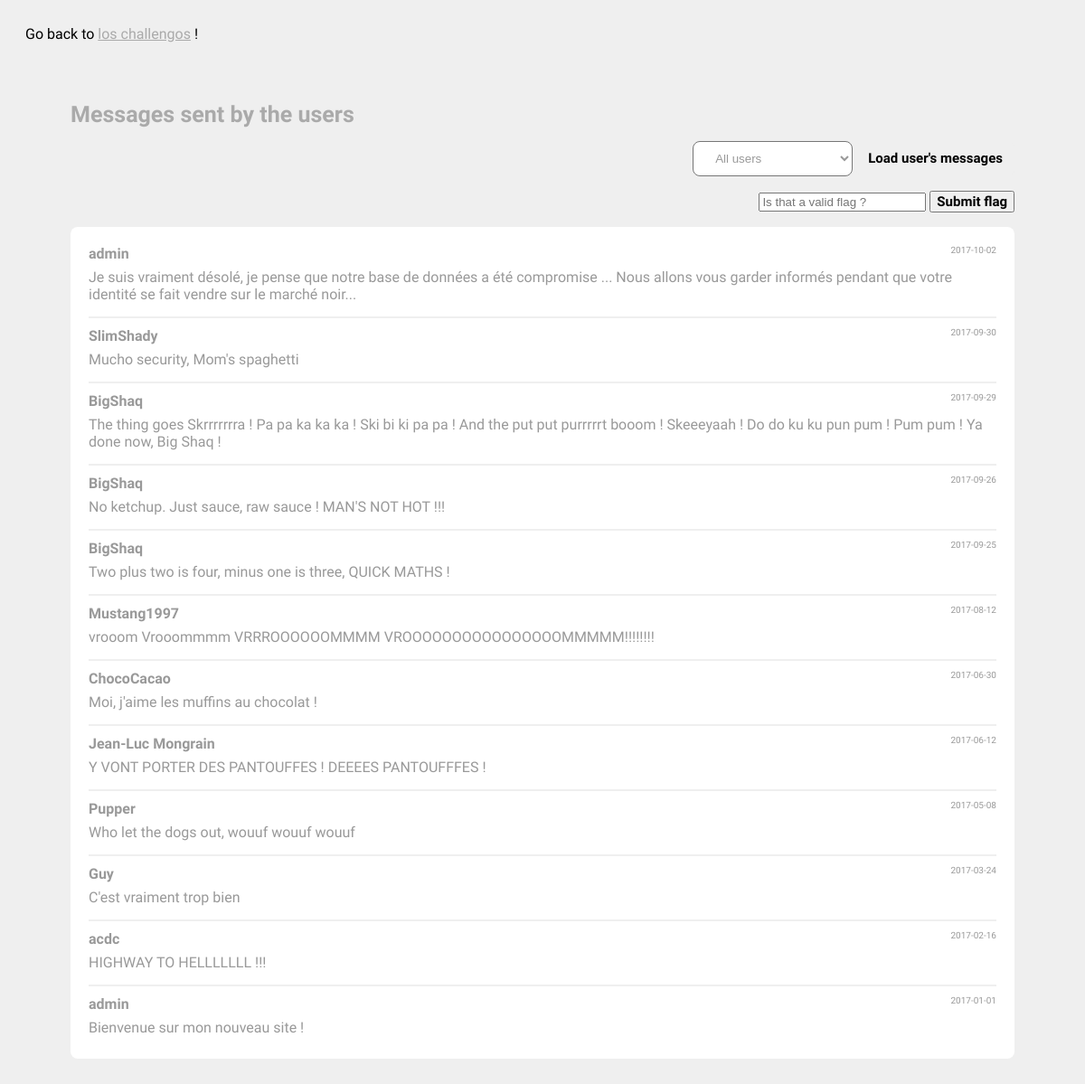
/challenges/chal09.php, run on the app's committed database.
### tables this page shows
CREATE TABLE msg (
	text TEXT,
	author varchar(30),
	date DATE
);

### challenges/chal09.php (the view, shortened to what this page needs)
<?php
$dbms = 'mysql';
$host = 'localhost';
$dbName = 'chal09DB';
$username = 'chal09';
$password = 'chal09';
try {
	$db = new PDO("$dbms:host=$host;dbname=$dbName;charset=utf8", $username, $password);
} catch (PDOException $e) {
	echo "Connection failed : " . $e->getMessage();
}
$author = $_GET['author'];
$pattern = '/(9|into|outfile)/i';
if(preg_match($pattern, $author)){
	$errorMsg = "You has no rights to use these !";
} else {
	$msgSet = $db->query("SELECT * FROM msg WHERE author LIKE '%" . $author  . "%' ORDER BY date DESC;");
	if (!$msgSet) {
		$errorMsg = "Why would you show backend errors ?!";
	} else {
		$msg = $msgSet->fetchAll();
	}
}
?>
<HTML>
<link rel="stylesheet" href="style.css" type="text/css" >
<link rel="stylesheet" href="http://maxcdn.bootstrapcdn.com/font-awesome/4.3.0/css/font-awesome.min.css">
<BODY>
<div>Go back to <a href="./chals.php">los challengos</a> !</div>
<div style="padding:50px 50px">
	<div class="logo">Messages sent by the users</div>
	<div style="text-align: right">
		<form method="get">
			<select class='login-group' name='author'>
				<option value=''>All users</option>
			</select>
			<input class="btn" type="submit" value="Load user's messages" />
		</form>
		<form id="login-form" class="text-left" method="post">
			<input type="text" class="form-control" id="lg_username" name="flag" placeholder="Is that a valid flag ?">
			<input type="submit" class="login-button" value="Submit flag">
		</form>
	</div>
<?php
if ($msg) {
	echo '<div class="login-group">';
	$i = 0;
	foreach ($msg as $m) {
		$i++;
		if ($i == count($msg))
			echo '<div>';
		else
			echo '<div class="msg-group">';
		echo	'<div class="author">' . $m['author'] . '</div>';
		echo	'<div class="date">' .  $m['date'] . '</div>';
		echo 	'<div class="msg">' . $m['text'] . '</div>';
		echo '</div>';
	}
	echo '</div>';
} else {
	if (!$errorMsg)
		$errorMsg = 'There are no messages...';
}
?>
</div>
</BODY>
</HTML>

### challenges/style.css (style rules this page uses)
html, body { background: #efefef; padding: 10px; font-family: 'Varela Round'; }
.author { padding: 10px 0 0 0; float: left; font-weight: bold; }
.date { padding: 10px 0 0 0; font-size: 10px; text-align: right; }
.msg { padding: 15px 0; }
.msg-group { border-bottom: 2px solid #efefef; }
.btn { display:inline-block;padding:6px 12px;margin-bottom:0;font-size:14px;font-weight:400;line-height:1.42857143;text-align:center;white-space:nowrap;vertical-align:middle;-ms-touch-action:manipulation;touch-action:manipulation;cursor:pointer;-webkit-user-select:none;-moz-user-select:none;-ms-user-select:none;user-select:none;background-image:none;border:1px solid transparent;border-radius:4px }
a { color: #aaaaaa; transition: all ease-in-out 200ms; }
.login-group { background: #ffffff; color: #999999; border-radius: 8px; padding: 10px 20px; }
input[type=submit] { font-family: 'Varela Round'; font-size: 15px; font-weight: bold; }
.logo { padding: 15px 0; font-size: 25px; color: #aaaaaa; font-weight: bold; }

### data on the page
msg: author "admin", date "2017-10-02", text "Je suis vraiment désolé, je pense que notre base de données a été compromise ... Nous allons vous garder informés pendant que votre identité se fait vendre sur le marché noir..."
msg: author "SlimShady", date "2017-09-30", text "Mucho security, Mom's spaghetti"
msg: author "BigShaq", date "2017-09-29", text "The thing goes Skrrrrrrra ! Pa pa ka ka ka ! Ski bi ki pa pa ! And the put put purrrrrt booom ! Skeeeyaah ! Do do ku ku pun pum ! Pum pum ! Ya done now, Big Shaq !"
msg: author "BigShaq", date "2017-09-26", text "No ketchup. Just sauce, raw sauce ! MAN'S NOT HOT !!!"
msg: author "BigShaq", date "2017-09-25", text "Two plus two is four, minus one is three, QUICK MATHS !"
msg: author "Mustang1997", date "2017-08-12", text "vrooom Vrooommmm VRRROOOOOOMMMM VROOOOOOOOOOOOOOOOMMMMM!!!!!!!!"
msg: author "ChocoCacao", date "2017-06-30", text "Moi, j'aime les muffins au chocolat !"
msg: author "Jean-Luc Mongrain", date "2017-06-12", text "Y VONT PORTER DES PANTOUFFES ! DEEEES PANTOUFFFES !"
msg: author "Pupper", date "2017-05-08", text "Who let the dogs out, wouuf wouuf wouuf"
msg: author "Guy", date "2017-03-24", text "C'est vraiment trop bien"
msg: author "acdc", date "2017-02-16", text "HIGHWAY TO HELLLLLLL !!!"
msg: author "admin", date "2017-01-01", text "Bienvenue sur mon nouveau site !"
